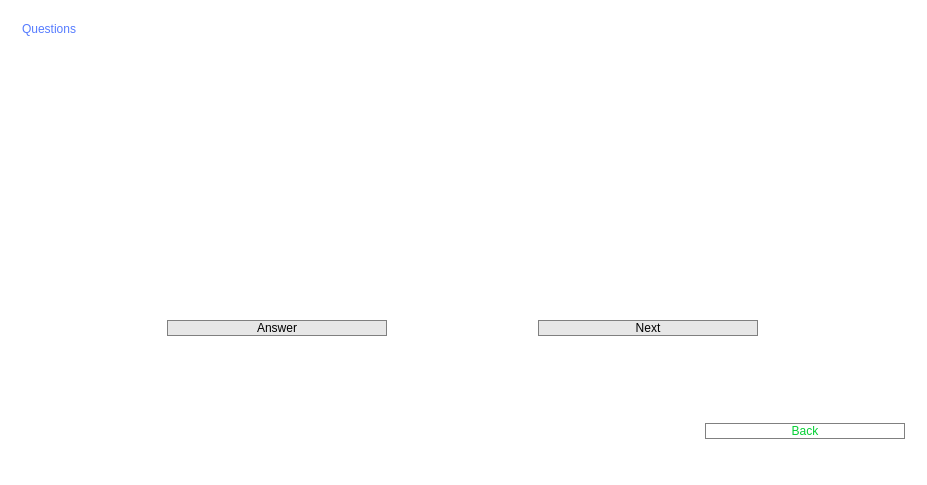
<?xml version="1.0" encoding="UTF-8"?>
<ui version="4.0">
 <class>MainWindow</class>
 <widget class="QMainWindow" name="MainWindow">
  <property name="geometry">
   <rect>
    <x>0</x>
    <y>0</y>
    <width>927</width>
    <height>485</height>
   </rect>
  </property>
  <property name="windowTitle">
   <string>MainWindow</string>
  </property>
  <property name="styleSheet">
   <string notr="true">background-color: rgb(255, 255, 255);</string>
  </property>
  <widget class="QWidget" name="centralWidget">
   <layout class="QVBoxLayout" name="verticalLayout_4">
    <item>
     <widget class="QStackedWidget" name="stackedWidget">
      <property name="currentIndex">
       <number>1</number>
      </property>
      <widget class="QWidget" name="page">
       <layout class="QVBoxLayout" name="verticalLayout_2">
        <item>
         <widget class="QLabel" name="label">
          <property name="styleSheet">
           <string notr="true">font: 75 48pt &quot;MS Shell Dlg 2&quot;;
color: rgb(85, 123, 255);</string>
          </property>
          <property name="text">
           <string>Driver Test</string>
          </property>
          <property name="alignment">
           <set>Qt::AlignCenter</set>
          </property>
         </widget>
        </item>
        <item>
         <spacer name="verticalSpacer_2">
          <property name="orientation">
           <enum>Qt::Vertical</enum>
          </property>
          <property name="sizeType">
           <enum>QSizePolicy::Minimum</enum>
          </property>
          <property name="sizeHint" stdset="0">
           <size>
            <width>20</width>
            <height>40</height>
           </size>
          </property>
         </spacer>
        </item>
        <item>
         <layout class="QVBoxLayout" name="verticalLayout">
          <item>
           <layout class="QHBoxLayout" name="horizontalLayout_3">
            <item>
             <widget class="QPushButton" name="RandomButton">
              <property name="minimumSize">
               <size>
                <width>0</width>
                <height>80</height>
               </size>
              </property>
              <property name="maximumSize">
               <size>
                <width>300</width>
                <height>16777215</height>
               </size>
              </property>
              <property name="styleSheet">
               <string notr="true">QPushButton{ border-style: solid;
                       border-color: gray;
                        border-width: 1px;
                       border-radius: 10px; 
                       background-color: rgb(231, 231, 231);
	font: 28pt &quot;MS Shell Dlg 2&quot;;
                       }
QPushButton:pressed{ border-style: solid;
                        border-color: gray;
                         border-width: 1px;
                        border-radius: 10px; 
                        background-color:blue;
                    	font: 32pt &quot;MS Shell Dlg 2&quot;;
}</string>
              </property>
              <property name="text">
               <string>Random</string>
              </property>
             </widget>
            </item>
           </layout>
          </item>
          <item>
           <spacer name="verticalSpacer_3">
            <property name="orientation">
             <enum>Qt::Vertical</enum>
            </property>
            <property name="sizeType">
             <enum>QSizePolicy::Minimum</enum>
            </property>
            <property name="sizeHint" stdset="0">
             <size>
              <width>20</width>
              <height>40</height>
             </size>
            </property>
           </spacer>
          </item>
          <item>
           <layout class="QHBoxLayout" name="horizontalLayout_6">
            <item>
             <widget class="QPushButton" name="ExpertButton">
              <property name="minimumSize">
               <size>
                <width>0</width>
                <height>80</height>
               </size>
              </property>
              <property name="maximumSize">
               <size>
                <width>300</width>
                <height>16777215</height>
               </size>
              </property>
              <property name="styleSheet">
               <string notr="true">QPushButton{ border-style: solid;
                       border-color: gray;
                        border-width: 1px;
                       border-radius: 10px; 
                       background-color: rgb(231, 231, 231);
	font: 28pt &quot;MS Shell Dlg 2&quot;;
                       }
QPushButton:pressed{ border-style: solid;
                        border-color: gray;
                         border-width: 1px;
                        border-radius: 10px; 
                        background-color:blue;
                    	font: 32pt &quot;MS Shell Dlg 2&quot;;
}</string>
              </property>
              <property name="text">
               <string>Expert</string>
              </property>
             </widget>
            </item>
           </layout>
          </item>
          <item>
           <layout class="QHBoxLayout" name="horizontalLayout_17">
            <item>
             <spacer name="horizontalSpacer_5">
              <property name="orientation">
               <enum>Qt::Horizontal</enum>
              </property>
              <property name="sizeHint" stdset="0">
               <size>
                <width>40</width>
                <height>20</height>
               </size>
              </property>
             </spacer>
            </item>
            <item>
             <widget class="QSpinBox" name="spinBox">
              <property name="minimumSize">
               <size>
                <width>0</width>
                <height>80</height>
               </size>
              </property>
              <property name="styleSheet">
               <string notr="true"> border-style: solid;
                       border-color: gray;
                        border-width: 1px;
                       border-radius: 10px; 
                       background-color: rgb(231, 231, 231);
	font: 28pt &quot;MS Shell Dlg 2&quot;;</string>
              </property>
              <property name="minimum">
               <number>1</number>
              </property>
              <property name="maximum">
               <number>9999</number>
              </property>
             </widget>
            </item>
            <item>
             <spacer name="horizontalSpacer_6">
              <property name="orientation">
               <enum>Qt::Horizontal</enum>
              </property>
              <property name="sizeHint" stdset="0">
               <size>
                <width>40</width>
                <height>20</height>
               </size>
              </property>
             </spacer>
            </item>
           </layout>
          </item>
          <item>
           <spacer name="verticalSpacer">
            <property name="orientation">
             <enum>Qt::Vertical</enum>
            </property>
            <property name="sizeHint" stdset="0">
             <size>
              <width>20</width>
              <height>40</height>
             </size>
            </property>
           </spacer>
          </item>
          <item>
           <layout class="QHBoxLayout" name="horizontalLayout_2">
            <item>
             <widget class="QPushButton" name="pushButton">
              <property name="styleSheet">
               <string notr="true">QPushButton{font: 24pt &quot;MS Shell Dlg 2&quot;;
color: red;
border:noborder;
}
QPushButton:pressed
{
font: 28pt &quot;MS Shell Dlg 2&quot;;
	color: rgb(255, 238, 0);
border:noborder;
}</string>
              </property>
              <property name="text">
               <string>Exit</string>
              </property>
             </widget>
            </item>
            <item>
             <spacer name="horizontalSpacer">
              <property name="orientation">
               <enum>Qt::Horizontal</enum>
              </property>
              <property name="sizeHint" stdset="0">
               <size>
                <width>40</width>
                <height>20</height>
               </size>
              </property>
             </spacer>
            </item>
            <item>
             <widget class="QPushButton" name="SettingsButton">
              <property name="minimumSize">
               <size>
                <width>220</width>
                <height>0</height>
               </size>
              </property>
              <property name="maximumSize">
               <size>
                <width>220</width>
                <height>16777215</height>
               </size>
              </property>
              <property name="styleSheet">
               <string notr="true">QPushButton{font: 24pt &quot;MS Shell Dlg 2&quot;;
color: rgb(57, 172, 7);
border:noborder;
}
QPushButton:pressed
{
font: 28pt &quot;MS Shell Dlg 2&quot;;
	color: rgb(255, 238, 0);
border:noborder;
}</string>
              </property>
              <property name="text">
               <string>Settings</string>
              </property>
             </widget>
            </item>
           </layout>
          </item>
         </layout>
        </item>
       </layout>
      </widget>
      <widget class="QWidget" name="page_2">
       <layout class="QVBoxLayout" name="verticalLayout_5">
        <item>
         <layout class="QHBoxLayout" name="horizontalLayout_7">
          <item>
           <widget class="QLabel" name="label_2">
            <property name="styleSheet">
             <string notr="true">font: 75 48pt &quot;MS Shell Dlg 2&quot;;
color: rgb(85, 123, 255);</string>
            </property>
            <property name="text">
             <string>Questions</string>
            </property>
           </widget>
          </item>
         </layout>
        </item>
        <item>
         <spacer name="verticalSpacer_5">
          <property name="orientation">
           <enum>Qt::Vertical</enum>
          </property>
          <property name="sizeHint" stdset="0">
           <size>
            <width>20</width>
            <height>40</height>
           </size>
          </property>
         </spacer>
        </item>
        <item>
         <layout class="QHBoxLayout" name="horizontalLayout_5">
          <item>
           <widget class="QTextEdit" name="StatustextEdit">
            <property name="maximumSize">
             <size>
              <width>800</width>
              <height>16777215</height>
             </size>
            </property>
            <property name="styleSheet">
             <string notr="true">font: 75 22pt &quot;MS Shell Dlg 2&quot;;
color: rgb(236, 27, 55);
border-color:gray;
border-radius:2px;
border-width:1px;</string>
            </property>
           </widget>
          </item>
         </layout>
        </item>
        <item>
         <layout class="QVBoxLayout" name="verticalLayout_3">
          <item>
           <layout class="QHBoxLayout" name="questionhorizontalLayout_8"/>
          </item>
          <item>
           <layout class="QVBoxLayout" name="AnswerverticalLayout">
            <item>
             <layout class="QHBoxLayout" name="answer3Layout_17"/>
            </item>
            <item>
             <layout class="QHBoxLayout" name="answer2Layout_17"/>
            </item>
            <item>
             <layout class="QHBoxLayout" name="answer1Layout_17"/>
            </item>
           </layout>
          </item>
          <item>
           <layout class="QHBoxLayout" name="horizontalLayout_8">
            <item>
             <widget class="QPushButton" name="pushButton_2">
              <property name="maximumSize">
               <size>
                <width>220</width>
                <height>16777215</height>
               </size>
              </property>
              <property name="styleSheet">
               <string notr="true">QPushButton{ border-style: solid;
                       border-color: gray;
                        border-width: 1px;
                       border-radius: 10px; 
                       background-color: rgb(231, 231, 231);
	font: 28pt &quot;MS Shell Dlg 2&quot;;
                       }
QPushButton:pressed{ border-style: solid;
                        border-color: gray;
                         border-width: 1px;
                        border-radius: 10px; 
                        background-color:blue;
                    	font: 32pt &quot;MS Shell Dlg 2&quot;;
}</string>
              </property>
              <property name="text">
               <string>Answer</string>
              </property>
             </widget>
            </item>
            <item>
             <widget class="QPushButton" name="pushButton_4">
              <property name="maximumSize">
               <size>
                <width>220</width>
                <height>16777215</height>
               </size>
              </property>
              <property name="styleSheet">
               <string notr="true">QPushButton{ border-style: solid;
                       border-color: gray;
                        border-width: 1px;
                       border-radius: 10px; 
                       background-color: rgb(231, 231, 231);
	font: 28pt &quot;MS Shell Dlg 2&quot;;
                       }
QPushButton:pressed{ border-style: solid;
                        border-color: gray;
                         border-width: 1px;
                        border-radius: 10px; 
                        background-color:blue;
                    	font: 32pt &quot;MS Shell Dlg 2&quot;;
}</string>
              </property>
              <property name="text">
               <string>Next</string>
              </property>
             </widget>
            </item>
           </layout>
          </item>
         </layout>
        </item>
        <item>
         <spacer name="verticalSpacer_4">
          <property name="orientation">
           <enum>Qt::Vertical</enum>
          </property>
          <property name="sizeHint" stdset="0">
           <size>
            <width>20</width>
            <height>40</height>
           </size>
          </property>
         </spacer>
        </item>
        <item>
         <layout class="QHBoxLayout" name="horizontalLayout_9">
          <item>
           <spacer name="horizontalSpacer_2">
            <property name="orientation">
             <enum>Qt::Horizontal</enum>
            </property>
            <property name="sizeHint" stdset="0">
             <size>
              <width>40</width>
              <height>20</height>
             </size>
            </property>
           </spacer>
          </item>
          <item>
           <widget class="QPushButton" name="BackpushButton">
            <property name="minimumSize">
             <size>
              <width>200</width>
              <height>0</height>
             </size>
            </property>
            <property name="styleSheet">
             <string notr="true">QPushButton{ border-style: solid;
                       border-color: gray;
                        border-width: 1px;
                       border-radius: 10px; 
                       color: rgb(4, 207, 51);
                   	   font: 28pt &quot;MS Shell Dlg 2&quot;;
                       }
QPushButton:pressed{ border-style: solid;
                        border-color: gray;
                         border-width: 1px;
                        border-radius: 10px; 
                        color: rgb(4, 207, 51);
                    	font: 34pt &quot;MS Shell Dlg 2&quot;;
}</string>
            </property>
            <property name="text">
             <string>Back</string>
            </property>
           </widget>
          </item>
         </layout>
        </item>
       </layout>
      </widget>
      <widget class="QWidget" name="page_3">
       <layout class="QHBoxLayout" name="horizontalLayout_14">
        <item>
         <layout class="QVBoxLayout" name="verticalLayout_8">
          <item>
           <layout class="QVBoxLayout" name="verticalLayout_6">
            <item>
             <widget class="QLabel" name="label_3">
              <property name="styleSheet">
               <string notr="true">font: 24pt &quot;MS Shell Dlg 2&quot;;</string>
              </property>
              <property name="text">
               <string>Question</string>
              </property>
             </widget>
            </item>
            <item>
             <layout class="QHBoxLayout" name="horizontalLayout_15">
              <item>
               <widget class="QTextEdit" name="QuestiontextEdit">
                <property name="styleSheet">
                 <string notr="true">border-style:solid;
border-color: gray;
                        border-width: 1px;
                       border-radius: 10px; 
background-color: rgb(255, 249, 255);
font: 18pt &quot;MS Shell Dlg 2&quot;;</string>
                </property>
               </widget>
              </item>
              <item>
               <widget class="QLabel" name="QuestionImagelabel">
                <property name="text">
                 <string/>
                </property>
               </widget>
              </item>
              <item>
               <widget class="QPushButton" name="LoadQuestionImagepushButton">
                <property name="minimumSize">
                 <size>
                  <width>80</width>
                  <height>30</height>
                 </size>
                </property>
                <property name="maximumSize">
                 <size>
                  <width>80</width>
                  <height>30</height>
                 </size>
                </property>
                <property name="styleSheet">
                 <string notr="true">QPushButton{ border-style: solid;
                       border-color: gray;
                        border-width: 1px;
                       border-radius: 10px; 
                       color:blue;
                   	   font: 12pt &quot;MS Shell Dlg 2&quot;;
                       }
QPushButton:pressed{ border-style: solid;
                        border-color: gray;
                         border-width: 1px;
                        border-radius: 10px; 
                        color:blue;
                    	font: 14pt &quot;MS Shell Dlg 2&quot;;
}</string>
                </property>
                <property name="text">
                 <string>LOAD</string>
                </property>
               </widget>
              </item>
             </layout>
            </item>
           </layout>
          </item>
          <item>
           <layout class="QHBoxLayout" name="horizontalLayout_10">
            <item>
             <layout class="QVBoxLayout" name="verticalLayout_7">
              <item>
               <widget class="QLabel" name="label_4">
                <property name="styleSheet">
                 <string notr="true">font: 16pt &quot;MS Shell Dlg 2&quot;;</string>
                </property>
                <property name="text">
                 <string>Answer</string>
                </property>
               </widget>
              </item>
              <item>
               <widget class="QTextEdit" name="AnswertextEdit">
                <property name="styleSheet">
                 <string notr="true">border-style:solid;
border-color: gray;
                        border-width: 1px;
                       border-radius: 10px; 
background-color: rgb(255, 249, 255);
font: 12pt &quot;MS Shell Dlg 2&quot;;</string>
                </property>
               </widget>
              </item>
              <item>
               <layout class="QHBoxLayout" name="horizontalLayout_16">
                <item>
                 <widget class="QLabel" name="label_8">
                  <property name="text">
                   <string/>
                  </property>
                 </widget>
                </item>
                <item>
                 <widget class="QPushButton" name="LoadAnserImagepushButton_4">
                  <property name="minimumSize">
                   <size>
                    <width>80</width>
                    <height>30</height>
                   </size>
                  </property>
                  <property name="maximumSize">
                   <size>
                    <width>80</width>
                    <height>30</height>
                   </size>
                  </property>
                  <property name="styleSheet">
                   <string notr="true">QPushButton{ border-style: solid;
                       border-color: gray;
                        border-width: 1px;
                       border-radius: 10px; 
                       color:blue;
                   	   font: 12pt &quot;MS Shell Dlg 2&quot;;
                       }
QPushButton:pressed{ border-style: solid;
                        border-color: gray;
                         border-width: 1px;
                        border-radius: 10px; 
                        color:blue;
                    	font: 14pt &quot;MS Shell Dlg 2&quot;;
}</string>
                  </property>
                  <property name="text">
                   <string>Load</string>
                  </property>
                 </widget>
                </item>
               </layout>
              </item>
              <item>
               <layout class="QHBoxLayout" name="horizontalLayout">
                <item>
                 <widget class="QRadioButton" name="TrueradioButton">
                  <property name="text">
                   <string>True</string>
                  </property>
                 </widget>
                </item>
                <item>
                 <widget class="QRadioButton" name="FalseradioButton">
                  <property name="text">
                   <string>False</string>
                  </property>
                 </widget>
                </item>
               </layout>
              </item>
             </layout>
            </item>
            <item>
             <layout class="QVBoxLayout" name="verticalLayout_10">
              <item>
               <widget class="QLabel" name="label_6">
                <property name="styleSheet">
                 <string notr="true">font: 16pt &quot;MS Shell Dlg 2&quot;;</string>
                </property>
                <property name="text">
                 <string>Answers</string>
                </property>
               </widget>
              </item>
              <item>
               <widget class="QListView" name="listView">
                <property name="styleSheet">
                 <string notr="true">border-style:solid;
border-color: gray;
                        border-width: 1px;
                       border-radius: 10px; 
background-color: rgb(255, 249, 255);
font: 14pt &quot;MS Shell Dlg 2&quot;;</string>
                </property>
               </widget>
              </item>
             </layout>
            </item>
            <item>
             <spacer name="horizontalSpacer_3">
              <property name="orientation">
               <enum>Qt::Horizontal</enum>
              </property>
              <property name="sizeHint" stdset="0">
               <size>
                <width>40</width>
                <height>20</height>
               </size>
              </property>
             </spacer>
            </item>
           </layout>
          </item>
          <item>
           <layout class="QHBoxLayout" name="horizontalLayout_13">
            <item>
             <layout class="QVBoxLayout" name="verticalLayout_11">
              <item>
               <layout class="QHBoxLayout" name="horizontalLayout_11">
                <item>
                 <widget class="QPushButton" name="AddpushButton">
                  <property name="minimumSize">
                   <size>
                    <width>100</width>
                    <height>0</height>
                   </size>
                  </property>
                  <property name="styleSheet">
                   <string notr="true">QPushButton{ border-style: solid;
                       border-color: gray;
                        border-width: 1px;
                       border-radius: 10px; 
                       color: rgb(4, 207, 51);
                   	   font: 12pt &quot;MS Shell Dlg 2&quot;;
                       }
QPushButton:pressed{ border-style: solid;
                        border-color: gray;
                         border-width: 1px;
                        border-radius: 10px; 
                        color: rgb(4, 207, 51);
                    	font: 14pt &quot;MS Shell Dlg 2&quot;;
}</string>
                  </property>
                  <property name="text">
                   <string>Add</string>
                  </property>
                 </widget>
                </item>
                <item>
                 <widget class="QPushButton" name="RemovepushButton">
                  <property name="minimumSize">
                   <size>
                    <width>100</width>
                    <height>0</height>
                   </size>
                  </property>
                  <property name="styleSheet">
                   <string notr="true">QPushButton{ border-style: solid;
                       border-color: gray;
                        border-width: 1px;
                       border-radius: 10px; 
                       color: rgb(4, 207, 51);
                   	   font: 12pt &quot;MS Shell Dlg 2&quot;;
                       }
QPushButton:pressed{ border-style: solid;
                        border-color: gray;
                         border-width: 1px;
                        border-radius: 10px; 
                        color: rgb(4, 207, 51);
                    	font: 14pt &quot;MS Shell Dlg 2&quot;;
}</string>
                  </property>
                  <property name="text">
                   <string>Remove</string>
                  </property>
                 </widget>
                </item>
               </layout>
              </item>
              <item>
               <layout class="QHBoxLayout" name="horizontalLayout_12">
                <item>
                 <widget class="QPushButton" name="pushButton_3">
                  <property name="styleSheet">
                   <string notr="true">QPushButton{ border-style: solid;
                       border-color: gray;
                        border-width: 1px;
                       border-radius: 10px; 
                       color: rgb(4, 207, 51);
                   	   font: 12pt &quot;MS Shell Dlg 2&quot;;
                       }
QPushButton:pressed{ border-style: solid;
                        border-color: gray;
                         border-width: 1px;
                        border-radius: 10px; 
                        color: rgb(4, 207, 51);
                    	font: 14pt &quot;MS Shell Dlg 2&quot;;
}</string>
                  </property>
                  <property name="text">
                   <string>Save</string>
                  </property>
                 </widget>
                </item>
               </layout>
              </item>
             </layout>
            </item>
            <item>
             <spacer name="horizontalSpacer_4">
              <property name="orientation">
               <enum>Qt::Horizontal</enum>
              </property>
              <property name="sizeHint" stdset="0">
               <size>
                <width>40</width>
                <height>20</height>
               </size>
              </property>
             </spacer>
            </item>
           </layout>
          </item>
         </layout>
        </item>
        <item>
         <layout class="QVBoxLayout" name="verticalLayout_9">
          <item>
           <widget class="QLabel" name="label_5">
            <property name="styleSheet">
             <string notr="true">font: 16pt &quot;MS Shell Dlg 2&quot;;</string>
            </property>
            <property name="text">
             <string>Inserted Questions</string>
            </property>
           </widget>
          </item>
          <item>
           <layout class="QHBoxLayout" name="horizontalLayout_4">
            <item>
             <widget class="QLabel" name="label_7">
              <property name="styleSheet">
               <string notr="true">font: 16pt &quot;MS Shell Dlg 2&quot;;</string>
              </property>
              <property name="text">
               <string>ID:</string>
              </property>
             </widget>
            </item>
            <item>
             <widget class="QLabel" name="IDlabel">
              <property name="styleSheet">
               <string notr="true">font: 16pt &quot;MS Shell Dlg 2&quot;;</string>
              </property>
              <property name="text">
               <string/>
              </property>
             </widget>
            </item>
           </layout>
          </item>
          <item>
           <widget class="QListView" name="QuestionslistView">
            <property name="styleSheet">
             <string notr="true">border-style:solid;
border-color: gray;
                        border-width: 1px;
                       border-radius: 10px; 
background-color: rgb(255, 249, 255);
font: 14pt &quot;MS Shell Dlg 2&quot;;</string>
            </property>
           </widget>
          </item>
         </layout>
        </item>
       </layout>
      </widget>
     </widget>
    </item>
   </layout>
  </widget>
  <widget class="QMenuBar" name="menuBar">
   <property name="geometry">
    <rect>
     <x>0</x>
     <y>0</y>
     <width>927</width>
     <height>21</height>
    </rect>
   </property>
  </widget>
  <widget class="QStatusBar" name="statusBar"/>
 </widget>
 <layoutdefault spacing="6" margin="11"/>
 <resources/>
 <connections/>
</ui>
